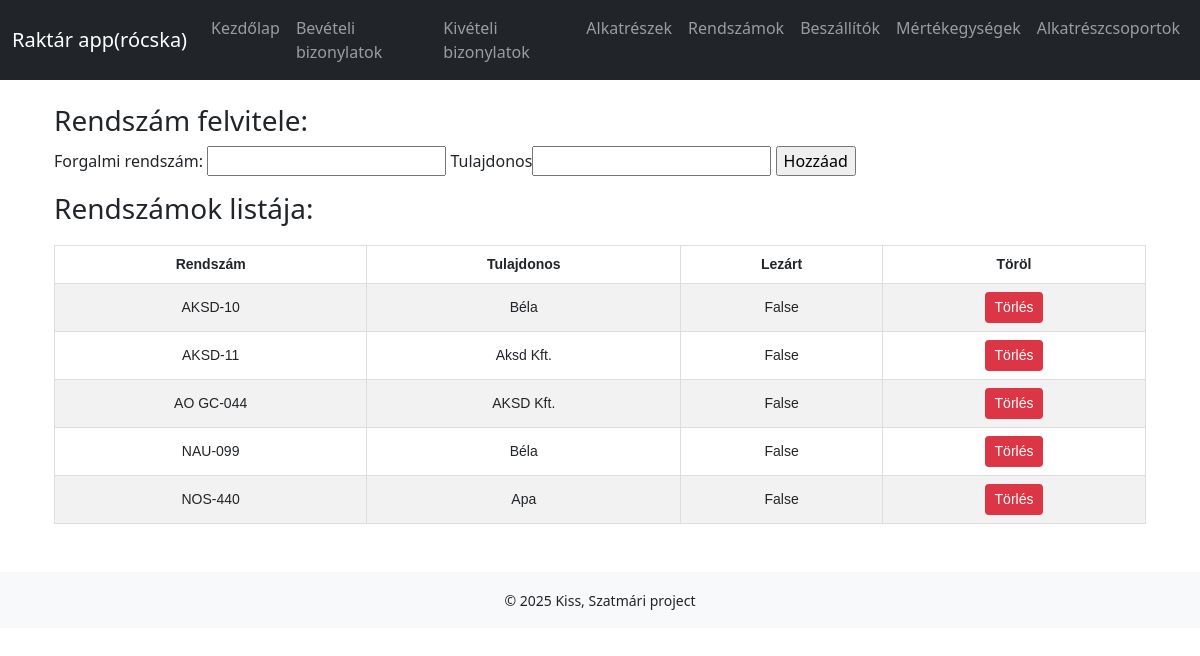
Screenshot of /rendszam/ with the database file from the repository.
### raktar/models.py (models this page shows, shortened)
class Rendszam(models.Model):
    rendszam = models.CharField(max_length=20)
    tulajdonos = models.CharField(max_length=50)
    lezart = models.BooleanField(default=False)

### raktar/views.py (the view)
# urls.py: path('rendszam/', views.rendszam, name='rendszam'),
def rendszam(request):
    rendszamok = Rendszam.objects.all().order_by('rendszam')
    context = {'rendszamok':rendszamok}
    return render(request,'rendszam.html',context)

### raktar/templates/rendszam.html (shortened to what this page needs)
{% extends 'base.html' %}
{% block content %}
    <div class="container">
        <section>
            <h3>Rendszám felvitele:</h3>
            <form action=" {% url 'raktar:addRendszam' %} " method="post">
                <label>
                    <p>Forgalmi rendszám: <input type="text" name="ujRendszam" id="ujRendszam"></p>
                </label>
                <label>
                    <p>Tulajdonos<input type="text" name="ujTulajdonos" id="ujTulajdonos"></p>
                </label>
                <label>
                    <p><input type="submit" value="Hozzáad"></p>
                </label>
            </form>
        </section>
        <section>
            <h3>Rendszámok listája:</h3>
            <table>
                <tr>
                    <th>Rendszám</th>
                    <th>Tulajdonos</th>
                    <th>Lezárt</th>
                    <th>Töröl</th>
                </tr>
                {% for rendszam in rendszamok %}
                <tr>
                    <td>{{rendszam.rendszam}}</td>
                    <td>{{rendszam.tulajdonos}}</td>
                    <td>{{rendszam.lezart}}</td>
                    <td>
                        <form method="post" action="{% url 'raktar:deleteRendszamById' rendszam.id %}" style="display:inline;">
                        <button type="submit" class="btn btn-danger btn-sm">Törlés</button>
                        </form>
                    </td>
                </tr>
                {% endfor %}
            </table>
        </section>
    </div>
{% endblock %}

### raktar/static/raktar/style.css (style rules this page uses)
table { width: 100%; border-collapse: collapse; margin: 20px 0; font-family: Arial, sans-serif; font-size: 14px; }
table td, table th { border: 1px solid #ddd; padding: 8px; text-align: center; }
table tr:nth-child(even) { background-color: #f2f2f2; }
.btn-danger { background-color: #dc3545; color: white; border: none; padding: 5px 10px; cursor: pointer; border-radius: 4px; text-decoration: none; }

### rows the page displays
Rendszam: rendszam "AKSD-10", tulajdonos "Béla", lezart "False"
Rendszam: rendszam "AKSD-11", tulajdonos "Aksd Kft.", lezart "False"
Rendszam: rendszam "AO GC-044", tulajdonos "AKSD Kft.", lezart "False"
Rendszam: rendszam "NAU-099", tulajdonos "Béla", lezart "False"
Rendszam: rendszam "NOS-440", tulajdonos "Apa", lezart "False"
